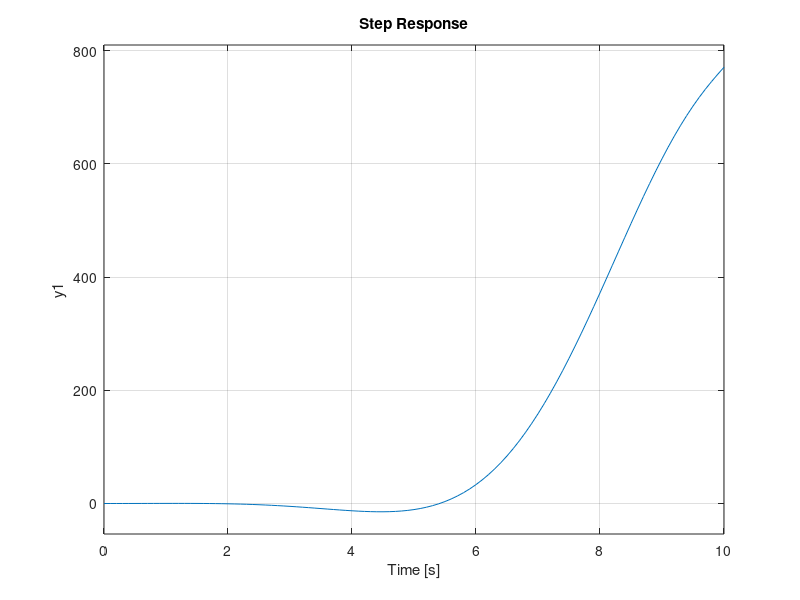

Recreate this plot in MATLAB.
%% Laboratory 3 No. 1 - Block Diagram Algebra

% Clear
clear
clc
close all


%% Define G1, G2, G3, H1, H2 and H3

% G1(s) = 1/s^2
G1_num = 1;
G1_den = [1 0 0];
G1 = tf(G1_num,G1_den)

% G2(s) = 1/(s+1)
G2_num = 1;
G2_den = [1 1];
G2 = tf(G2_num,G2_den)

% G3(s) = 1/s
G3_num = 1 ;
G3_den = [1 0];
G3 = tf(G3_num,G3_den)

% H1(s) = 1/s
H1_num = 1;
H1_den = [1 0];
H1 = tf(H1_num,H1_den)

% H2(s) = 1/(s-1)
H2_num = 1;
H2_den = [1 -1];
H2 = tf(H2_num,H2_den)

% H3(s) = 1/(s-2)
H3_num = 1;
H3_den = [1 -2];
H3 = tf(H3_num,H3_den)


%% Reduce Block Diagrams

G3H3_num = conv(G3_num,H3_num);
G3H3_den = conv(G3_den,H3_den);
G3H3 = tf(G3H3_num, G3H3_den)

TF1_den_add = G3H3_den + G3H3_num

TF1_num = conv(G3_num, G3H3_den);
TF1_den = conv(G3_den, TF1_den_add);
TF1 = tf(TF1_num,TF1_den)

TF2 = [1 2]

G2H2_num = conv(G2_num, H2_num)
G2H2_den = conv(G2_den, H2_den)

TF3_den_add = [1 0 0]

TF3_num = conv(G2_num, G2H2_den);
TF3_den = conv(G2_den, TF3_den_add)
TF3 = tf(TF3_num, TF3_den)

TF4_num = conv(TF3_num, G1_num);
TF4_den = conv(TF3_den, G1_den);
TF4 = tf(TF4_num, TF4_den)

TF5_num = conv(TF2, TF1_num);
TF5_den = TF1_den;
TF5 = tf(TF5_num, TF5_den)

G1G2H2_num = conv(TF4_num,H1_num);
G1G2H2_den = conv(TF4_den,H1_den);
G1G2H2 = tf(G1G2H2_num, G1G2H2_den)

TF6_den_add = [1 0 0 0 1 -1];
TF6_num = conv(TF4_num, G1G2H2_den);
TF6_den = conv(TF4_den, TF6_den_add);
TF6 = tf(TF6_num, TF6_den)
minreal(TF6)

TF7_num = conv(TF5_num, TF6_num);
TF7_den = conv(TF5_den, TF6_den)
TF7 = tf(TF7_num, TF7_den)


%% Step Response
step(TF7,0:0.1:10)